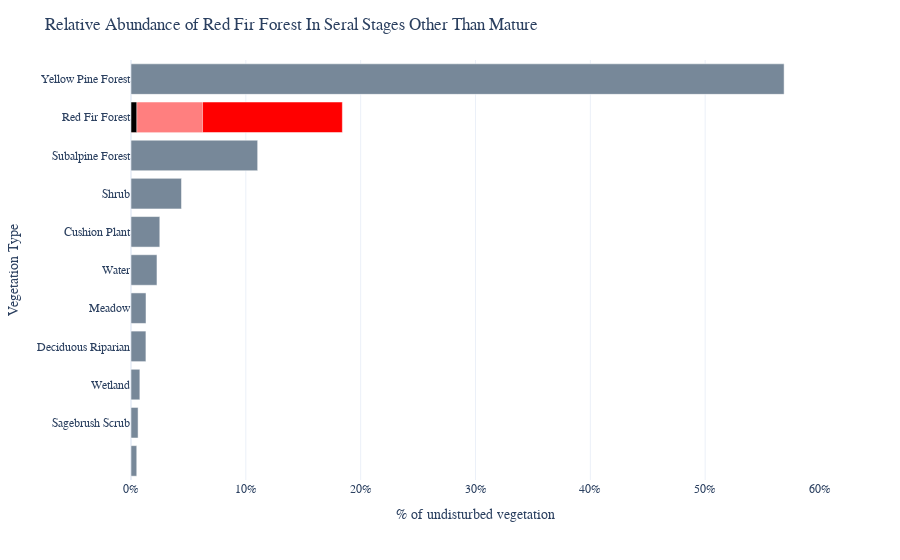

This figure's notebook cell:
### Code cell
colors = ['lightslategray',] * 10
colors[1] = '#ff0000'

df = dfVeg.copy()

# df= df.loc[(df['Development']=='Undeveloped')&(df['QMD']<11)]
df= df.loc[(df['Development']=='Undeveloped')]


table = pd.pivot_table(df, values=['Acres'], index=['TRPA_VegType'],
                        aggfunc=np.sum)

flattened = pd.DataFrame(table.to_records())

flattened.columns = [hdr.replace("('Acres', '", '').replace("')", "") \
                     for hdr in flattened.columns]

df = flattened
df['TRPA_VegType'].replace('', np.nan, inplace=True)
df = df.dropna(subset=['TRPA_VegType'])

df['TotalAcres']= 171438.19
df['VegPercent'] = (df['Acres']/df['TotalAcres'])*100

df = df.sort_values('Acres', ascending=False)

# setup chart
fig = px.bar(df, y="TRPA_VegType", x='VegPercent',  color='TRPA_VegType', color_discrete_sequence=colors,
            custom_data=['Acres','TotalAcres'], orientation='h',)

fig.update_traces(
    name='',
#     hoverinfo = "y",  
    hovertemplate="<br>".join([
        "<b>%{x:.1f}%</b>",
        "or <b>%{customdata[0]:,.0f}</b> acres<br>of the %{customdata[1]:,.0f} total acres<br>of undisturbed vegetation"
    ])
)

# create coverage bars
fig.add_trace(go.Bar(
    x=[6.23],
    y=['Red Fir Forest'],
    name= "Red Fir Forest - QMD<11",
    marker_color='#FF7F7F', 
#     marker_line_color='rgb(88,48,10)',
#     opacity=0.6,
    orientation='h',
    hovertemplate='<b>%{x:,.1f}%</b><br>or <b>10,673</b> acres<br>of total undisturbed vegetation <br>is immature Red Fir forest<br>(QMD<11")<extra></extra>'
))

# create coverage bars
fig.add_trace(go.Bar(
    x=[0.5],
    y=['Red Fir Forest'],
    name= "Red Fir Forest - Burned in Caldor Fire",
    marker_color='#000000', 
#     marker_line_color='rgb(88,48,10)',
#     opacity=0.6,
    orientation='h',
    hovertemplate='<b>%{x:,.1f}%</b><br>or <b>862</b> acres<br> of total undisturbed vegetation<br>was Red Fir forest that burned in the Caldor Fire<extra></extra>'
))

# set layout
fig.update_layout(title="Relative Abundance of Red Fir Forest In Seral Stages Other Than Mature",
                    font_family=font,
                    template=template,
                    legend_title_text='',
                    showlegend=False,
                    hovermode="y unified",
                    barmode = 'overlay',
                    yaxis = dict(
                        tickmode = 'linear',
                        title_text='Vegetation Type'
                    ),
                    xaxis = dict(
                        tickmode = 'linear',
                        tick0 = 0,
                        dtick = 10,
                        ticksuffix='%',
                        range=[0, 60],
                        title_text='% of undisturbed vegetation'
                    )
                 )
fig.show()

### Figure 1 — Plotly figure (JSON) as saved in the notebook; plotly's stock layout.template omitted (floating-point values rounded to 4 significant figures)
{"data": [{"alignmentgroup": "True", "customdata": [[97500.0, 171400.0]], "hovertemplate": "<b>%{x:.1f}%</b><br>or <b>%{customdata[0]:,.0f}</b> acres<br>of the %{customdata[1]:,.0f} total acres<br>of undisturbed vegetation", "legendgroup": "Yellow Pine Forest", "marker": {"color": "lightslategray", "pattern": {"shape": ""}}, "name": "", "offsetgroup": "Yellow Pine Forest", "orientation": "h", "showlegend": true, "textposition": "auto", "type": "bar", "x": [56.87], "xaxis": "x", "y": ["Yellow Pine Forest"], "yaxis": "y"}, {"alignmentgroup": "True", "customdata": [[31560.0, 171400.0]], "hovertemplate": "<b>%{x:.1f}%</b><br>or <b>%{customdata[0]:,.0f}</b> acres<br>of the %{customdata[1]:,.0f} total acres<br>of undisturbed vegetation", "legendgroup": "Red Fir Forest", "marker": {"color": "#ff0000", "pattern": {"shape": ""}}, "name": "", "offsetgroup": "Red Fir Forest", "orientation": "h", "showlegend": true, "textposition": "auto", "type": "bar", "x": [18.41], "xaxis": "x", "y": ["Red Fir Forest"], "yaxis": "y"}, {"alignmentgroup": "True", "customdata": [[18910.0, 171400.0]], "hovertemplate": "<b>%{x:.1f}%</b><br>or <b>%{customdata[0]:,.0f}</b> acres<br>of the %{customdata[1]:,.0f} total acres<br>of undisturbed vegetation", "legendgroup": "Subalpine Forest", "marker": {"color": "lightslategray", "pattern": {"shape": ""}}, "name": "", "offsetgroup": "Subalpine Forest", "orientation": "h", "showlegend": true, "textposition": "auto", "type": "bar", "x": [11.03], "xaxis": "x", "y": ["Subalpine Forest"], "yaxis": "y"}, {"alignmentgroup": "True", "customdata": [[7538.0, 171400.0]], "hovertemplate": "<b>%{x:.1f}%</b><br>or <b>%{customdata[0]:,.0f}</b> acres<br>of the %{customdata[1]:,.0f} total acres<br>of undisturbed vegetation", "legendgroup": "Shrub", "marker": {"color": "lightslategray", "pattern": {"shape": ""}}, "name": "", "offsetgroup": "Shrub", "orientation": "h", "showlegend": true, "textposition": "auto", "type": "bar", "x": [4.397], "xaxis": "x", "y": ["Shrub"], "yaxis": "y"}, {"alignmentgroup": "True", "customdata": [[4301.0, 171400.0]], "hovertemplate": "<b>%{x:.1f}%</b><br>or <b>%{customdata[0]:,.0f}</b> acres<br>of the %{customdata[1]:,.0f} total acres<br>of undisturbed vegetation", "legendgroup": "Cushion Plant", "marker": {"color": "lightslategray", "pattern": {"shape": ""}}, "name": "", "offsetgroup": "Cushion Plant", "orientation": "h", "showlegend": true, "textposition": "auto", "type": "bar", "x": [2.509], "xaxis": "x", "y": ["Cushion Plant"], "yaxis": "y"}, {"alignmentgroup": "True", "customdata": [[3877.0, 171400.0]], "hovertemplate": "<b>%{x:.1f}%</b><br>or <b>%{customdata[0]:,.0f}</b> acres<br>of the %{customdata[1]:,.0f} total acres<br>of undisturbed vegetation", "legendgroup": "Water", "marker": {"color": "lightslategray", "pattern": {"shape": ""}}, "name": "", "offsetgroup": "Water", "orientation": "h", "showlegend": true, "textposition": "auto", "type": "bar", "x": [2.261], "xaxis": "x", "y": ["Water"], "yaxis": "y"}, {"alignmentgroup": "True", "customdata": [[2242.0, 171400.0]], "hovertemplate": "<b>%{x:.1f}%</b><br>or <b>%{customdata[0]:,.0f}</b> acres<br>of the %{customdata[1]:,.0f} total acres<br>of undisturbed vegetation", "legendgroup": "Meadow", "marker": {"color": "lightslategray", "pattern": {"shape": ""}}, "name": "", "offsetgroup": "Meadow", "orientation": "h", "showlegend": true, "textposition": "auto", "type": "bar", "x": [1.308], "xaxis": "x", "y": ["Meadow"], "yaxis": "y"}, {"alignmentgroup": "True", "customdata": [[2228.0, 171400.0]], "hovertemplate": "<b>%{x:.1f}%</b><br>or <b>%{customdata[0]:,.0f}</b> acres<br>of the %{customdata[1]:,.0f} total acres<br>of undisturbed vegetation", "legendgroup": "Deciduous Riparian", "marker": {"color": "lightslategray", "pattern": {"shape": ""}}, "name": "", "offsetgroup": "Deciduous Riparian", "orientation": "h", "showlegend": true, "textposition": "auto", "type": "bar", "x": [1.3], "xaxis": "x", "y": ["Deciduous Riparian"], "yaxis": "y"}, {"alignmentgroup": "True", "customdata": [[1322.0, 171400.0]], "hovertemplate": "<b>%{x:.1f}%</b><br>or <b>%{customdata[0]:,.0f}</b> acres<br>of the %{customdata[1]:,.0f} total acres<br>of undisturbed vegetation", "legendgroup": "Wetland", "marker": {"color": "lightslategray", "pattern": {"shape": ""}}, "name": "", "offsetgroup": "Wetland", "orientation": "h", "showlegend": true, "textposition": "auto", "type": "bar", "x": [0.7713], "xaxis": "x", "y": ["Wetland"], "yaxis": "y"}, {"alignmentgroup": "True", "customdata": [[1058.0, 171400.0]], "hovertemplate": "<b>%{x:.1f}%</b><br>or <b>%{customdata[0]:,.0f}</b> acres<br>of the %{customdata[1]:,.0f} total acres<br>of undisturbed vegetation", "legendgroup": "Sagebrush Scrub", "marker": {"color": "lightslategray", "pattern": {"shape": ""}}, "name": "", "offsetgroup": "Sagebrush Scrub", "orientation": "h", "showlegend": true, "textposition": "auto", "type": "bar", "x": [0.6168], "xaxis": "x", "y": ["Sagebrush Scrub"], "yaxis": "y"}, {"alignmentgroup": "True", "customdata": [[859.5, 171400.0]], "hovertemplate": "<b>%{x:.1f}%</b><br>or <b>%{customdata[0]:,.0f}</b> acres<br>of the %{customdata[1]:,.0f} total acres<br>of undisturbed vegetation", "legendgroup": "", "marker": {"color": "lightslategray", "pattern": {"shape": ""}}, "name": "", "offsetgroup": "", "orientation": "h", "showlegend": false, "textposition": "auto", "type": "bar", "x": [0.5013], "xaxis": "x", "y": [""], "yaxis": "y"}, {"hovertemplate": "<b>%{x:,.1f}%</b><br>or <b>10,673</b> acres<br>of total undisturbed vegetation <br>is immature Red Fir forest<br>(QMD<11\")<extra></extra>", "marker": {"color": "#FF7F7F"}, "name": "Red Fir Forest - QMD<11", "orientation": "h", "type": "bar", "x": [6.23], "y": ["Red Fir Forest"]}, {"hovertemplate": "<b>%{x:,.1f}%</b><br>or <b>862</b> acres<br> of total undisturbed vegetation<br>was Red Fir forest that burned in the Caldor Fire<extra></extra>", "marker": {"color": "#000000"}, "name": "Red Fir Forest - Burned in Caldor Fire", "orientation": "h", "type": "bar", "x": [0.5], "y": ["Red Fir Forest"]}], "layout": {"barmode": "overlay", "font": {"family": "Calibri"}, "hovermode": "y unified", "legend": {"title": {"text": ""}, "tracegroupgap": 0}, "margin": {"t": 60}, "showlegend": false, "title": {"text": "Relative Abundance of Red Fir Forest In Seral Stages Other Than Mature"}, "xaxis": {"anchor": "y", "domain": [0, 1], "dtick": 10, "range": [0, 60], "tick0": 0, "tickmode": "linear", "ticksuffix": "%", "title": {"text": "% of undisturbed vegetation"}}, "yaxis": {"anchor": "x", "categoryarray": ["", "Sagebrush Scrub", "Wetland", "Deciduous Riparian", "Meadow", "Water", "Cushion Plant", "Shrub", "Subalpine Forest", "Red Fir Forest", "Yellow Pine Forest"], "categoryorder": "array", "domain": [0, 1], "tickmode": "linear", "title": {"text": "Vegetation Type"}}}}
